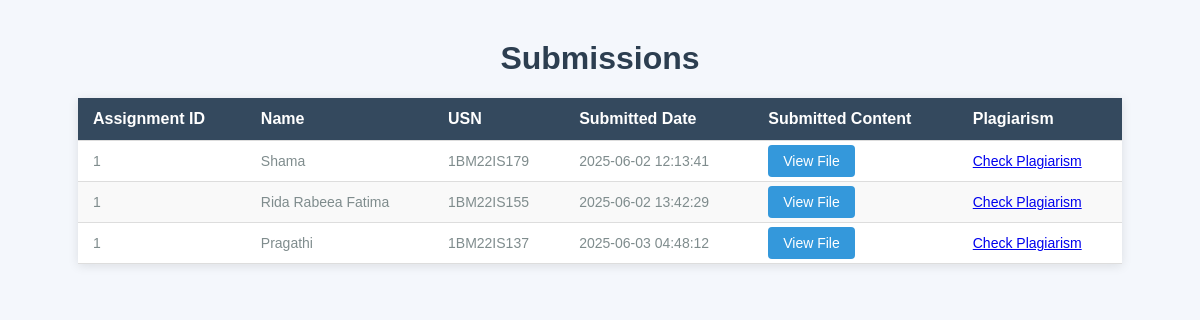
Page /view_submissions/1 (signed in) on the committed database.
### tables this page shows
CREATE TABLE submissions (
            id INTEGER PRIMARY KEY AUTOINCREMENT,
            student_usn INTEGER NOT NULL,
            student_name text,
            assignment_id INTEGER NOT NULL,
            submission_filename TEXT NOT NULL,
            submission_date TIMESTAMP DEFAULT CURRENT_TIMESTAMP,
            FOREIGN KEY (student_name) REFERENCES students(name),
            FOREIGN KEY (student_usn) REFERENCES students (usn),
            FOREIGN KEY (assignment_id) REFERENCES assignments (id)
        );

### app1.py (the view)
@app.route('/view_submissions/<int:assignment_id>')
def view_submissions(assignment_id):
    if 'role' not in session or session['role'] != 'teacher':
        flash("Access denied.", "error")
        return redirect('/')
    conn = get_db_connection()
    cursor = conn.cursor()
    cursor.execute("SELECT  assignment_id,student_name,student_usn, submission_date,submission_filename FROM submissions WHERE assignment_id = ?", (assignment_id,))
    submissions = cursor.fetchall()
    conn.close()
    return render_template('view_submissions.html', submissions=submissions, assignment_id=assignment_id)

### app1.py (called while the page is built)
def get_db_connection():
    conn = sqlite3.connect('database.db')
    conn.row_factory = sqlite3.Row  # Enable dictionary-like access to rows
    return conn

### templates/view_submissions.html (shortened to what this page needs)
<!DOCTYPE html>
<html lang="en">
<head>
</head>
<body>
    <div class="container">
        <h1>Submissions</h1>
        <table>
            <thead>
                <tr>
                    <th>Assignment ID</th>
                    <th>Name</th>
                    <th>USN</th>
                    <th>Submitted Date</th>
                    <th>Submitted Content</th>
                    <th>Plagiarism</th>
                </tr>
            </thead>
            <tbody>
                {% if submissions %}
                    {% for submission in submissions %}
                        <tr>
                            <td>{{ submission.assignment_id }}</td>
                            <td>{{ submission.student_name }}</td>
                            <td>{{ submission.student_usn }}</td>
                            <td>{{ submission.submission_date }}</td>
                            <td>
                                {% if submission.submission_filename %}
                                    <a href="{{ url_for('view_file', filename=submission.submission_filename) }}" target="_blank" class="btn-download">
                                        View File
                                    </a>
                                {% else %}
                                    No file uploaded
                                {% endif %}
                            </td>
                            <td>
                                <a href="{{ url_for('check_plagiarism', filename=submission['submission_filename'].split('/')[-1]) }}" class="btn btn-warning">Check Plagiarism</a>
                            </td>
                        </tr>
                    {% endfor %}
                {% else %}
                    <tr>
                        <td colspan="6" class="no-submissions">No submissions found.</td>
                    </tr>
                {% endif %}
            </tbody>
        </table>
    </div>
</body>
</html>

### templates/view_submissions.html (style rules this page uses)
body { font-family: Arial, sans-serif; background-color: #f4f7fc; margin: 0; padding: 0; }
h1 { text-align: center; color: #2c3e50; margin-top: 20px; }
table { width: 90%; margin: 20px auto; border-collapse: collapse; background-color: #ffffff; box-shadow: 0 2px 10px rgba(0, 0, 0, 0.1); }
th, td { padding: 12px 15px; text-align: left; border-bottom: 1px solid #ddd; }
th { background-color: #34495e; color: white; font-size: 16px; }
td { color: #7f8c8d; font-size: 14px; }
tr:nth-child(even) { background-color: #f9f9f9; }
.btn-download { padding: 8px 15px; background-color: #3498db; color: white; border: none; border-radius: 4px; font-size: 14px; cursor: pointer; text-decoration: none; }
.container { width: 100%; padding: 20px; box-sizing: border-box; }

### rows in the picture
submissions: assignment_id "1", student_name "Shama", student_usn "1BM22IS179", submission_date "2025-06-02 12:13:41"
submissions: assignment_id "1", student_name "Rida Rabeea Fatima", student_usn "1BM22IS155", submission_date "2025-06-02 13:42:29"
submissions: assignment_id "1", student_name "Pragathi", student_usn "1BM22IS137", submission_date "2025-06-03 04:48:12"
